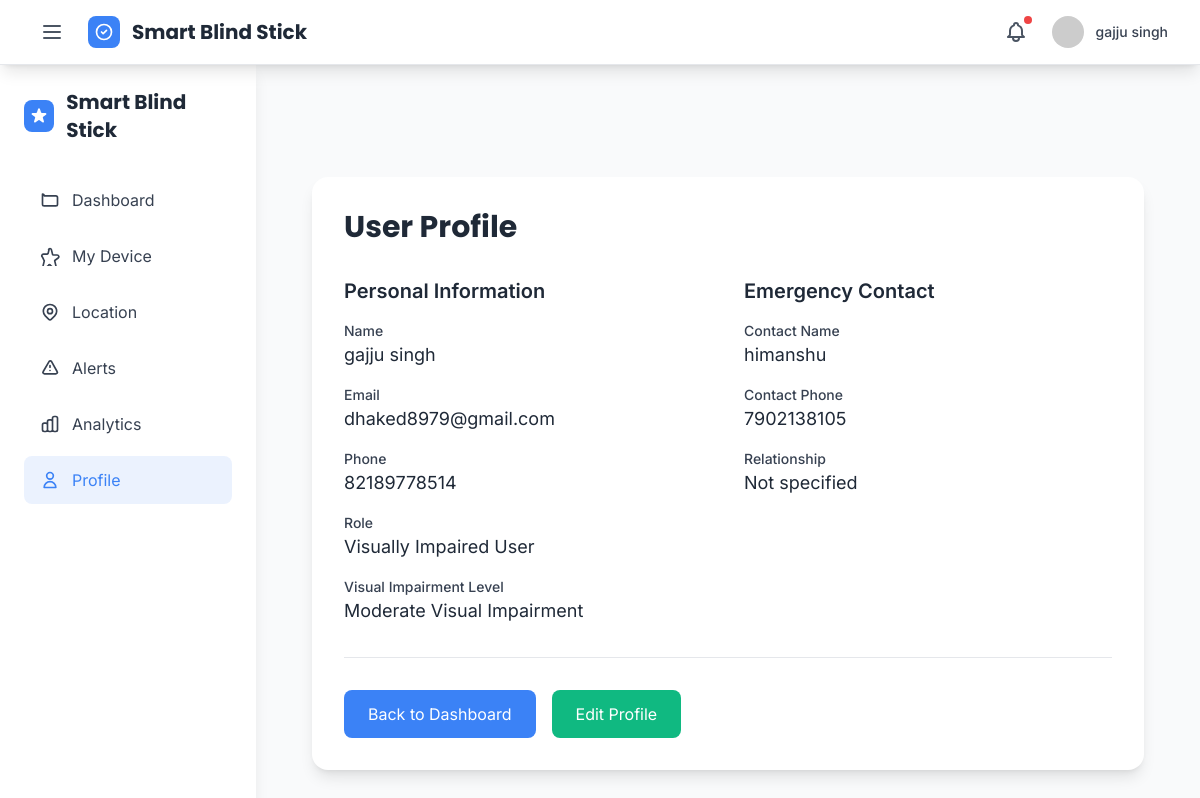
The app's page /api/auth/profile/ (signed in) with its own data.
### apps/users/models.py (models this page shows, shortened)
class User(AbstractUser):
    USER_ROLES = [
        ('USER', 'Visually Impaired User'),
        ('GUARDIAN', 'Guardian/Caretaker'),
        ('ADMIN', 'Administrator'),
    ]
    VISUAL_IMPAIRMENT_LEVELS = [
        ('MILD', 'Mild Visual Impairment'),
        ('MODERATE', 'Moderate Visual Impairment'),
        ('SEVERE', 'Severe Visual Impairment'),
        ('BLIND', 'Blind'),
    ]
    role = models.CharField(max_length=10, choices=USER_ROLES, default='USER')
    phone_number = models.CharField(
        max_length=15,
        validators=[RegexValidator(regex=r'^\+?1?\d{9,15}$', message="Phone number must be entered in the format: '+999999999'. Up to 15 digits allowed.")],
        blank=True,
        null=True
    )
    profile_picture = models.ImageField(upload_to='profile_pictures/', blank=True, null=True)
    visual_impairment_level = models.CharField(
        max_length=10,
        choices=VISUAL_IMPAIRMENT_LEVELS,
        blank=True,
        null=True
    )
    medical_notes = models.TextField(blank=True, null=True)
    emergency_contact_name = models.CharField(max_length=100, blank=True, null=True)
    emergency_contact_phone = models.CharField(max_length=15, blank=True, null=True)
    emergency_contact_relationship = models.CharField(max_length=50, blank=True, null=True)
    is_verified = models.BooleanField(default=False)
    created_at = models.DateTimeField(auto_now_add=True)
    updated_at = models.DateTimeField(auto_now=True)
    def get_full_name(self):
        full_name = f"{self.first_name} {self.last_name}"
        return full_name.strip() or self.username

### apps/users/views.py (the view)
# urls.py: path('profile/', views.profile_page, name='profile'),
@login_required
def profile_page(request):
    return render(request, 'profile.html')

### templates/profile.html (shortened to what this page needs)
{% extends 'base.html' %}
{% block content %}
<div class="min-h-screen bg-light py-12">
    <div class="max-w-4xl mx-auto px-4 sm:px-6 lg:px-8">
        <div class="bg-white rounded-2xl shadow-lg p-8">
            <h1 class="text-3xl font-heading font-bold text-dark mb-8">User Profile</h1>
            <div class="grid grid-cols-1 md:grid-cols-2 gap-8">
                <div>
                    <h2 class="text-xl font-semibold text-dark mb-4">Personal Information</h2>
                    <div class="space-y-4">
                        <div>
                            <label class="block text-sm font-medium text-gray-700">Name</label>
                            <p class="text-lg text-dark">{{ user.get_full_name }}</p>
                        </div>
                        <div>
                            <label class="block text-sm font-medium text-gray-700">Email</label>
                            <p class="text-lg text-dark">{{ user.email }}</p>
                        </div>
                        <div>
                            <label class="block text-sm font-medium text-gray-700">Phone</label>
                            <p class="text-lg text-dark">{{ user.phone_number|default:"Not provided" }}</p>
                        </div>
                        <div>
                            <label class="block text-sm font-medium text-gray-700">Role</label>
                            <p class="text-lg text-dark">{{ user.get_role_display }}</p>
                        </div>
                        {% if user.visual_impairment_level %}
                        <div>
                            <label class="block text-sm font-medium text-gray-700">Visual Impairment Level</label>
                            <p class="text-lg text-dark">{{ user.get_visual_impairment_level_display }}</p>
                        </div>
                        {% endif %}
                    </div>
                </div>
                <div>
                    <h2 class="text-xl font-semibold text-dark mb-4">Emergency Contact</h2>
                    <div class="space-y-4">
                        <div>
                            <label class="block text-sm font-medium text-gray-700">Contact Name</label>
                            <p class="text-lg text-dark">{{ user.emergency_contact_name|default:"Not provided" }}</p>
                        </div>
                        <div>
                            <label class="block text-sm font-medium text-gray-700">Contact Phone</label>
                            <p class="text-lg text-dark">{{ user.emergency_contact_phone|default:"Not provided" }}</p>
                        </div>
                        <div>
                            <label class="block text-sm font-medium text-gray-700">Relationship</label>
                            <p class="text-lg text-dark">{{ user.emergency_contact_relationship|default:"Not specified" }}</p>
                        </div>
                    </div>
                </div>
            </div>
            <div class="mt-8 pt-8 border-t border-gray-200">
                <div class="flex flex-col sm:flex-row gap-4">
                    <a href="{% url 'dashboard' %}" class="bg-primary text-white px-6 py-3 rounded-lg hover:bg-blue-600 transition-colors">
                        Back to Dashboard
                    </a>
                    <button class="bg-secondary text-white px-6 py-3 rounded-lg hover:bg-green-600 transition-colors">
                        Edit Profile
                    </button>
                </div>
            </div>
        </div>
    </div>
</div>
{% endblock %}

### templates/base.html (shortened to what this page needs)
<!DOCTYPE html>
<html lang="en">
<head>
    {% load static %}
    <script src="https://cdn.tailwindcss.com"></script>
</head>
<body class="bg-light font-sans">
    <nav class="bg-white shadow-lg border-b border-gray-200 relative z-40">
        <div class="w-full px-4 sm:px-6 lg:px-8">
            <div class="flex justify-between h-16">
                <div class="flex items-center">
                    {% if user.is_authenticated %}
                        <button id="sidebar-toggle-btn" class="hidden lg:block mr-4 p-2 rounded-lg hover:bg-gray-100 transition-colors" title="Toggle Sidebar">
                            <svg class="w-6 h-6 text-gray-600" fill="none" stroke="currentColor" viewBox="0 0 24 24" id="sidebar-toggle-icon">
                                <path stroke-linecap="round" stroke-linejoin="round" stroke-width="2" d="M4 6h16M4 12h16M4 18h16"/>
                            </svg>
                        </button>
                    {% endif %}
                    <a href="{% url 'landing' %}" class="flex items-center">
                        <div class="w-8 h-8 bg-primary rounded-lg flex items-center justify-center mr-3">
                            <svg class="w-5 h-5 text-white" fill="none" stroke="currentColor" viewBox="0 0 24 24">
                                <path stroke-linecap="round" stroke-linejoin="round" stroke-width="2" d="M9 12l2 2 4-4m6 2a9 9 0 11-18 0 9 9 0 0118 0z"/>
                            </svg>
                        </div>
                        <span class="text-xl font-heading font-bold text-dark">Smart Blind Stick</span>
                    </a>
                </div>
                <div class="flex items-center">
                    {% if user.is_authenticated %}
                        <div class="hidden lg:flex items-center space-x-4">
                            <button class="p-2 rounded-lg hover:bg-gray-100 transition-colors relative" title="Notifications">
                                <span class="absolute top-1 right-1 w-2 h-2 bg-red-500 rounded-full"></span>
                            </button>
                            <div class="relative">
                                <button id="user-menu-button" class="flex items-center space-x-3 focus:outline-none">
                                    <img src="https://ui-avatars.com/api/?name={{ user.get_full_name|urlencode }}" alt="Profile" class="w-8 h-8 rounded-full">
                                    <span class="hidden md:block text-sm font-medium text-gray-700">{{ user.get_full_name }}</span>
                                </button>
                            </div>
                        </div>
                    {% endif %}
                </div>
            </div>
        </div>
    </nav>
    {% if user.is_authenticated %}
    <div class="sidebar fixed top-16 left-0 bottom-0 z-30 w-64 bg-white shadow-lg" id="sidebar">
        <div class="p-6">
            <div class="flex items-center justify-between mb-8">
                <div class="flex items-center">
                    <div class="w-8 h-8 bg-primary rounded-lg flex items-center justify-center mr-3">
                    </div>
                    <span class="text-xl font-heading font-bold text-dark">Smart Blind Stick</span>
                </div>
            </div>
            <nav class="space-y-2">
                <a href="{% url 'dashboard' %}" class="nav-item flex items-center px-4 py-3 rounded-lg text-gray-700 hover:bg-primary/10 hover:text-primary transition-colors ">
                    <svg class="w-5 h-5 mr-3" fill="none" stroke="currentColor" viewBox="0 0 24 24">
                        <path stroke-linecap="round" stroke-linejoin="round" stroke-width="2" d="M3 7v10a2 2 0 002 2h14a2 2 0 002-2V9a2 2 0 00-2-2H5a2 2 0 00-2-2z"/>
                    </svg>
                    Dashboard
                </a>
                <a href="{% url 'device_detail' %}" class="nav-item flex items-center px-4 py-3 rounded-lg text-gray-700 hover:bg-primary/10 hover:text-primary transition-colors ">
                    My Device
                </a>
                <a href="{% url 'location_tracking' %}" class="nav-item flex items-center px-4 py-3 rounded-lg text-gray-700 hover:bg-primary/10 hover:text-primary transition-colors ">
                    Location
                </a>
                <a href="{% url 'alerts_list' %}" class="nav-item flex items-center px-4 py-3 rounded-lg text-gray-700 hover:bg-primary/10 hover:text-primary transition-colors ">
                    <svg class="w-5 h-5 mr-3" fill="none" stroke="currentColor" viewBox="0 0 24 24">
                        <path stroke-linecap="round" stroke-linejoin="round" stroke-width="2" d="M12 9v2m0 4h.01m-6.938 4h13.856c1.54 0 2.502-1.667 1.732-2.5L13.732 4c-.77-.833-1.964-.833-2.732 0L3.732 16.5c-.77.833.192 2.5 1.732 2.5z"/>
                    </svg>
                    Alerts
                </a>
                <a href="{% url 'analytics_dashboard' %}" class="nav-item flex items-center px-4 py-3 rounded-lg text-gray-700 hover:bg-primary/10 hover:text-primary transition-colors ">
                    Analytics
                </a>
                <a href="{% url 'profile' %}" class="nav-item flex items-center px-4 py-3 rounded-lg text-gray-700 hover:bg-primary/10 hover:text-primary transition-colors {% if request.resolver_match.url_name == 'profile' %}active bg-primary/10 text-primary{% endif %}">
                    <svg class="w-5 h-5 mr-3" fill="none" stroke="currentColor" viewBox="0 0 24 24">
                        <path stroke-linecap="round" stroke-linejoin="round" stroke-width="2" d="M16 7a4 4 0 11-8 0 4 4 0 018 0zM12 14a7 7 0 00-7 7h14a7 7 0 00-7-7z"/>
                    </svg>
                    Profile
                </a>
            </nav>
        </div>
    </div>
    {% endif %}
    <main class="{% if user.is_authenticated %}ml-64 mt-16{% endif %}" id="main-content">
        {% block content %}{% endblock %}
    </main>
    <link rel="stylesheet" href="https://unpkg.com/leaflet@1.9.4/dist/leaflet.css" />
</body>
</body>
</html>

### templates/base.html (style rules this page uses)
.sidebar { transition: transform 0.3s ease; }
.sidebar { transition: transform 0.3s ease-in-out; z-index: 30; }

### records on screen
User: get_full_name "gajju singh", email "dhaked8979@gmail.com", phone_number "82189778514", role "Visually Impaired User", visual_impairment_level "Moderate Visual Impairment", emergency_contact_name "himanshu", emergency_contact_phone "7902138105", emergency_contact_relationship "Not specified"
